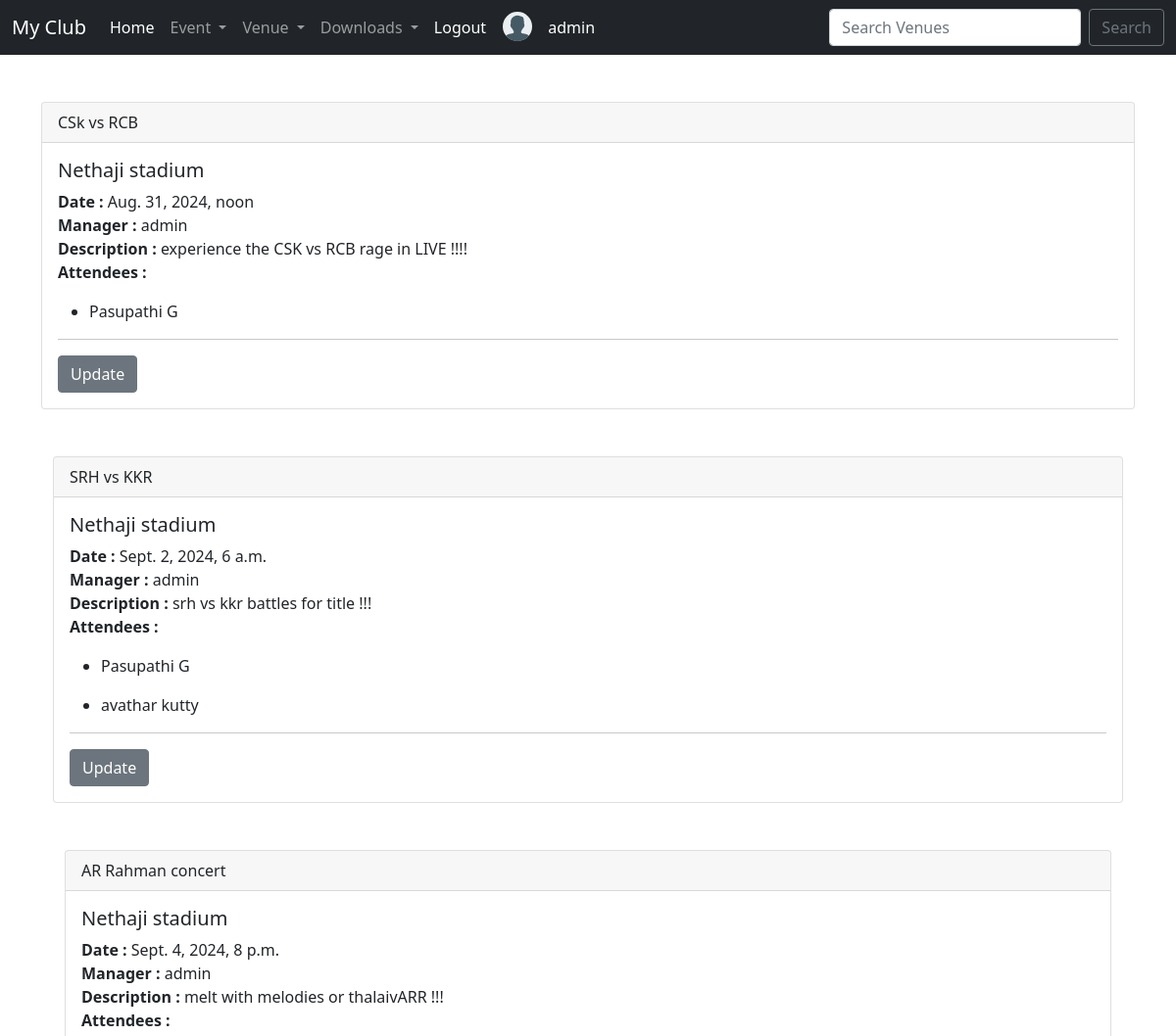
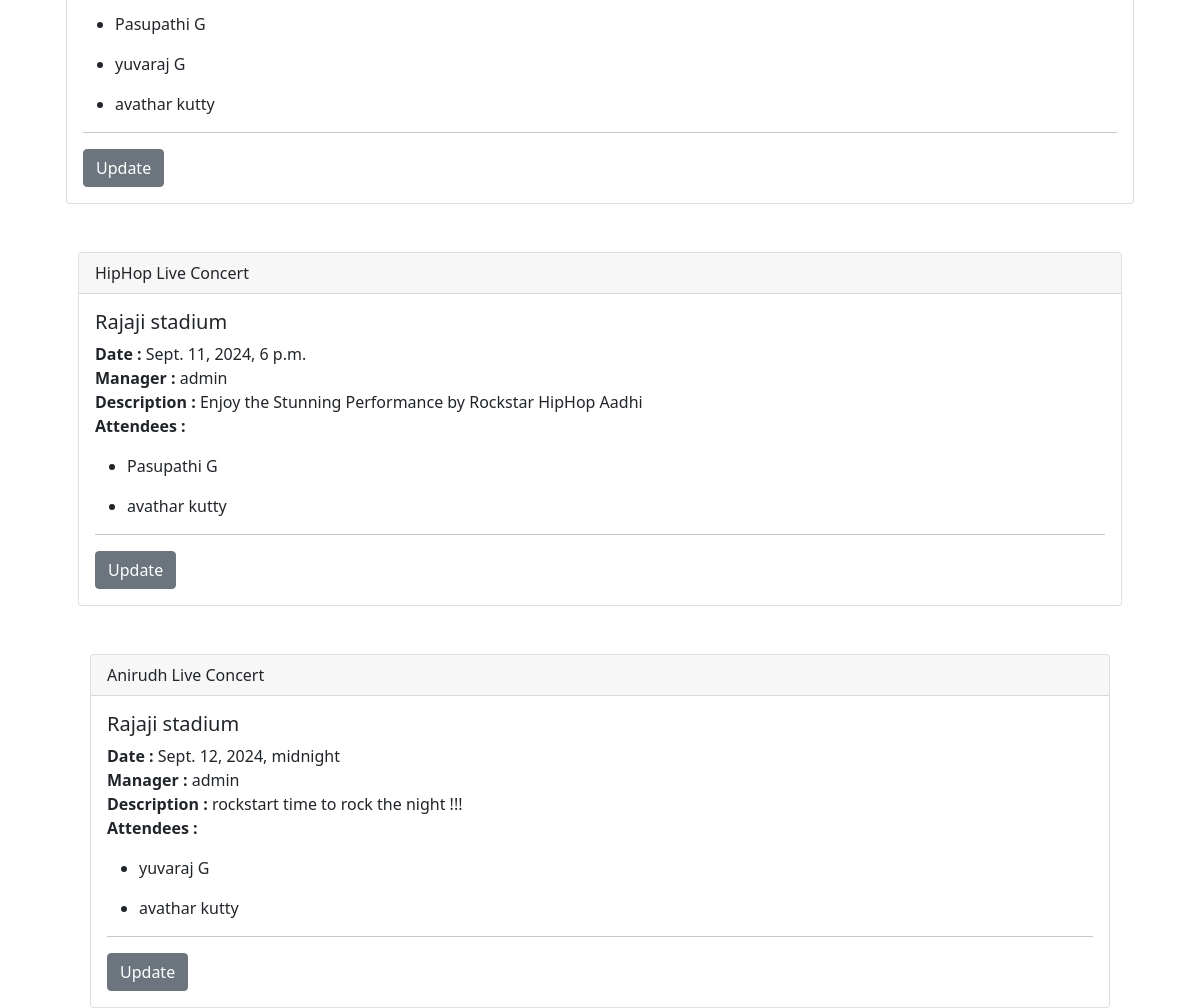
/events/ (signed in), run on the app's committed database (2 pictures, top to bottom).
### myclub/models.py (models this page shows, shortened)
class Events(models.Model):
    name = models.CharField('Event Name', max_length=120)
    event_date = models.DateTimeField('Event date')
    Venue = models.ForeignKey(Venue , blank=True , null= True , on_delete=models.CASCADE)
    manager =  models.ForeignKey(User , blank=True , null=True , on_delete= models.SET_NULL)
    description = models.TextField('Description')
    attendees = models.ManyToManyField(Clubusers , blank= True)

class Venue(models.Model):
    name = models.CharField('Venue Name' , max_length=120)
    address =models.TextField('Venue Address',max_length=200)
    phone = models.CharField('Contact Number', max_length=120)
    pincode= models.CharField('Pincode' , max_length=7 , default='63200')
    web = models.URLField('Web address')
    email = models.EmailField('Email Address')
    image = models.ImageField( null=True, blank=True , default = "" ,upload_to='images/')

class Clubusers(models.Model):
    first_name  = models.CharField('First Name', max_length=120)
    last_name = models.CharField('Last Name', max_length=120)
    email = models.EmailField('Email Address')
    def __str__(self) -> str:
        return self.first_name + " " + self.last_name

### myclub/views.py (the view)
# urls.py: path('events/' , views.events , name = 'list-events'),
@login_required
def events(request):
    events = Events.objects.all().order_by('event_date')
    return render (request , 'myclub/events.html' ,{'events':events})

### myclub/templates/myclub/events.html
{% extends 'myclub/base.html' %}
{% block content %}
{% for event in events %}
<br><br>
<div class="container">
    <div class="card">
        <div class="card-header">
            {{event.name}}
        </div>
        <div class="card-body">
          <h5 class="card-title">{{event.Venue.name}}</h5>
          <p class="card-text">
           <strong>Date : </strong> {{event.event_date}} <br>
           <strong>Manager : </strong>{{event.manager}} <br>
           <strong>Description : </strong> {{event.description}} <br>
           <strong>Attendees : </strong>
           {% for  user in  event.attendees.all  %}
               <ul>
                <li> {{user}} </li>
               </ul>
           {% endfor %}
          </p>
          <hr>
          <a href="{% url 'update-event' event.id %}" class="btn btn-secondary ">Update</a>
        </div>
      </div>
      {% endfor %}
</div>
{% endblock %}

### myclub/templates/myclub/base.html (shortened to what this page needs)
<!doctype html>
<html lang="en">
<head>
  <link href="https://cdn.jsdelivr.net/npm/bootstrap@5.0.2/dist/css/bootstrap.min.css" rel="stylesheet"
>
</head>
<body>
  {% include 'myclub/navbar.html' %}
  {% block content %}
  {% endblock %}
</body>
</html>

### myclub/templates/myclub/navbar.html (shortened to what this page needs)
<nav class="navbar navbar-expand-lg navbar-dark bg-dark sticky-top">
  <div class="container-fluid">
    <a class="navbar-brand" href="{% url 'home' %}">My Club</a>
    <div class="collapse navbar-collapse" id="navbarSupportedContent">
      <ul class="navbar-nav me-auto mb-2 mb-lg-0">
        <li class="nav-item">
          <a class="nav-link active" aria-current="page" href="{% url 'home' %}">Home</a>
        </li>
        <li class="nav-item dropdown">
          <a class="nav-link dropdown-toggle" href="#" id="navbarDropdown" role="button" data-bs-toggle="dropdown"
            aria-expanded="false">
            Event
          </a>
        </li>
        <li class="nav-item dropdown">
          <a class="nav-link dropdown-toggle" href="#" id="navbarDropdown" role="button" data-bs-toggle="dropdown"
            aria-expanded="false">
            Venue
          </a>
        </li>
        <li class="nav-item dropdown">
          <a class="nav-link dropdown-toggle" href="#" id="navbarDropdown" role="button" data-bs-toggle="dropdown"
            aria-expanded="false">
            Downloads
          </a>
        </li>
        {% if user.is_authenticated %}
        <li class="nav-item">
          <a class="nav-link active" aria-current="page" href="{% url 'logout' %}">Logout</a>
        </li>
        <li>..</li>
        <li class="mt-1 me-2">
        </li>
        <li>..</li>
        <li class="mt-2 " style="color: white;">{{ user }}</li>
        {% endif %}
      </ul>
      <form class="d-flex" method="POST" action="{% url 'list-venues' %}">
        <input class="form-control me-2" type="search" name="search" placeholder="Search Venues" aria-label="Search">
        <button class="btn btn-outline-secondary" type="submit">Search </button>
      </form>
    </div>
  </div>
</nav>

### data on the page
Events: name "CSk vs RCB", Venue.name "Nethaji stadium", event_date "Aug. 31, 2024, noon", manager "admin", description "experience the CSK vs RCB rage in LIVE !!!!"
Clubusers: first_name+last_name "Pasupathi G"
Events: name "SRH vs KKR", Venue.name "Nethaji stadium", event_date "Sept. 2, 2024, 6 a.m.", manager "admin", description "srh vs kkr battles for title !!!"
Clubusers: first_name+last_name "avathar kutty"
Events: name "AR Rahman concert", Venue.name "Nethaji stadium", event_date "Sept. 4, 2024, 8 p.m.", manager "admin", description "melt with melodies or thalaivARR !!!"
Clubusers: first_name+last_name "yuvaraj G"
Events: name "HipHop Live Concert", Venue.name "Rajaji stadium", event_date "Sept. 11, 2024, 6 p.m.", manager "admin", description "Enjoy the Stunning Performance by Rockstar HipHop Aadhi"
Events: name "Anirudh Live Concert", Venue.name "Rajaji stadium", event_date "Sept. 12, 2024, midnight", manager "admin", description "rockstart time to rock the night !!!"

### other printed values
{{ user }} "admin"
